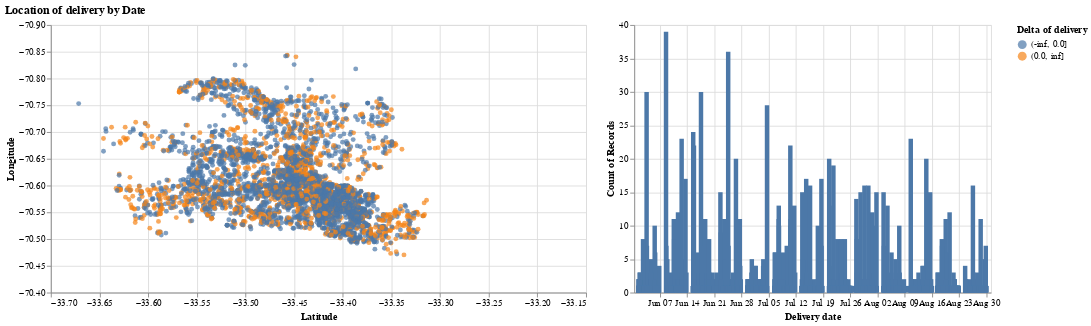

The code cell stored with this chart in its notebook:
### Markdown cell above
Como se puede observar en las graficas, desde el lunes hasta el sabado se presenta una gran cantidad de entregas con delta, siendo los Lunes, Viernes y Sabados los dias con mayor porcentaje de entregas con delta. Adicionalmente, de Lunes a Sabados el delta de los deliveries es basntante similar, siendo el Sabado el dia que se registra un aumento en los retrasos y el Domingo el dia que se registran menos retrasos.

### Code cell
import numpy as np
data = df_.sample(5000)
#data['class_delta'] = data.delta.apply(lambda x: 1 if x > 0 else 0)
data['class_delta'] = pd.cut(data.delta, bins=[-np.inf, 0, np.inf]).astype(str)
# interval selection in the scatter plot
pts = alt.selection(type="interval", encodings=["x"])
columns_loc = ['lat', 'long', 'week', 'delivery_dt', 'delta', 'class_delta']
color_scale = alt.Scale(domain=list(data.class_delta.unique()), type='ordinal')

# left panel: scatter plot
points = alt.Chart().mark_point(filled=True, color=PALETTE_ALT[1],).encode(
  x=LAT_AXIS,y=LONG_AXIS,
  color=alt.Color('class_delta:N', legend=alt.Legend(title='Delta of delivery'))
).transform_filter(pts).properties(width=600, height=300)
# right panel: histogram
DEN_AXIS = alt.Y('density', type='quantitative', title='Density')
mag = alt.Chart(data=data[columns_loc]).mark_bar().encode(
  x=alt.X('delivery_dt', type='temporal', title='Delivery date'), y='count():Q'
  #color=alt.Color('total_size:N', legend=alt.Legend(title='Total size'), scale=color_scale),
).add_selection(pts)

alt.hconcat(points, mag, data=data[columns_loc]).properties(title='Location of delivery by Date')

### Figure 1 — Vega-Lite specification as saved in the notebook (floating-point values rounded to 4 significant figures; data arrays with more than 128 entries replaced by an {"elided": "..."} marker saying what was removed)
{"config": {"view": {"continuousWidth": 400, "continuousHeight": 300}}, "hconcat": [{"mark": {"type": "point", "color": "#EF404B", "filled": true}, "encoding": {"color": {"type": "nominal", "field": "class_delta", "legend": {"title": "Delta of delivery"}}, "x": {"type": "quantitative", "field": "lat", "scale": {"domain": [-33.7, -33.15]}, "title": "Latitude"}, "y": {"type": "quantitative", "field": "long", "scale": {"domain": [-70.4, -70.9]}, "title": "Longitude"}}, "height": 300, "transform": [{"filter": {"selection": "selector029"}}], "width": 600}, {"data": {"name": "data-8a0a77e716645da9400e29bfddbc7830"}, "mark": "bar", "encoding": {"x": {"type": "temporal", "field": "delivery_dt", "title": "Delivery date"}, "y": {"type": "quantitative", "aggregate": "count"}}, "selection": {"selector029": {"type": "interval", "encodings": ["x"]}}}], "data": {"name": "data-8a0a77e716645da9400e29bfddbc7830"}, "title": "Location of delivery by Date", "$schema": "https://vega.github.io/schema/vega-lite/v4.8.1.json", "datasets": {"data-8a0a77e716645da9400e29bfddbc7830": {"elided": "5000 records"}}}
